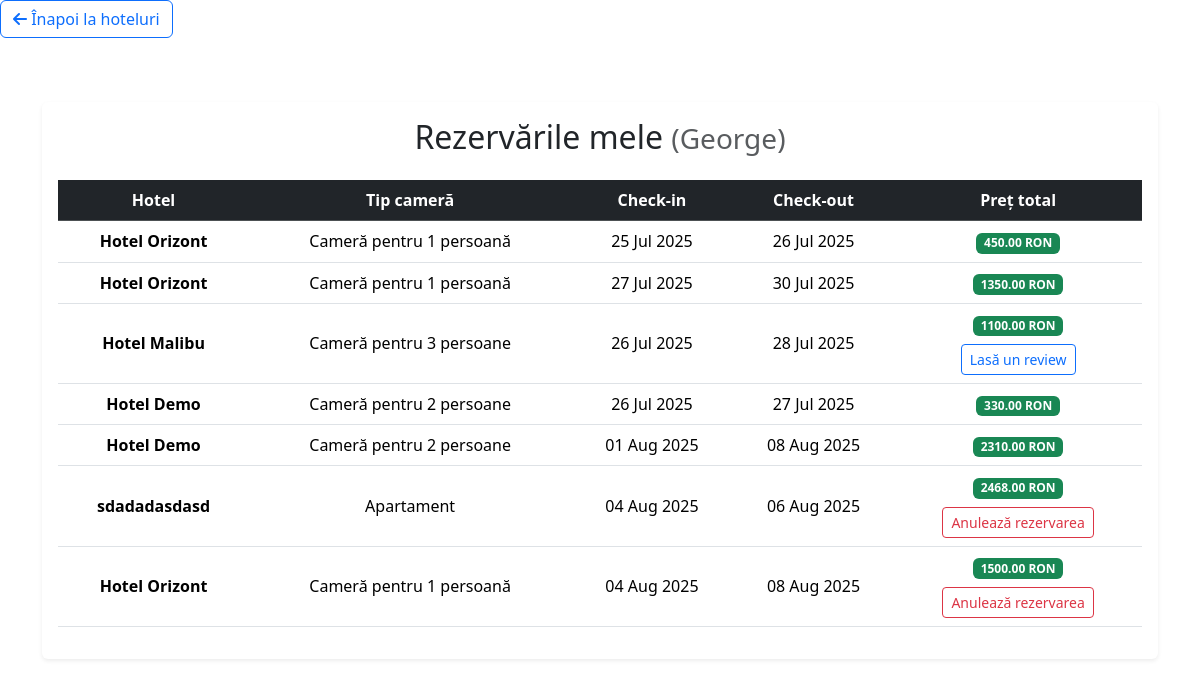
The page /booking/my-reservations/ (signed in) on the database as committed earlier.
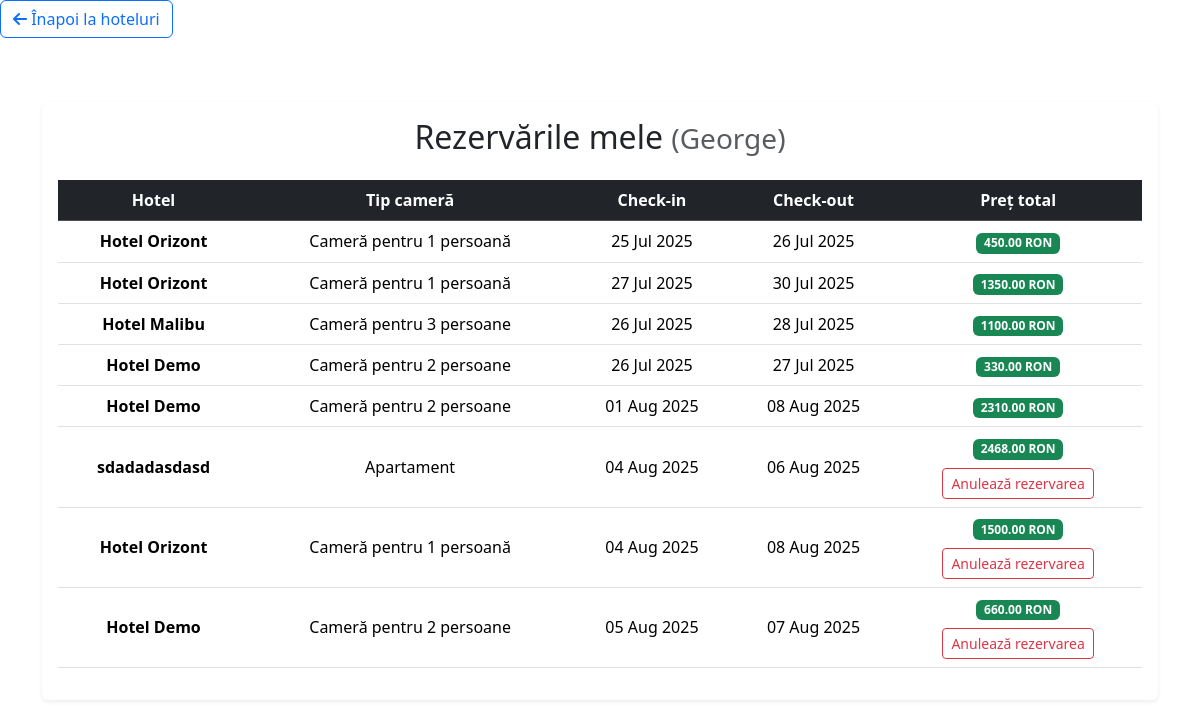
The same page on the database as committed later.
### booking/models/reservation.py (models this page shows, shortened)
class Reservation(models.Model):
    user = models.ForeignKey(settings.AUTH_USER_MODEL, on_delete=models.CASCADE)
    hotel = models.ForeignKey(Hotel, on_delete=models.CASCADE)
    room_type = models.CharField(max_length=3, choices=Hotel.HOTEL_TYPES, editable=False)
    start_date = models.DateField()
    end_date = models.DateField()
    total_price = models.DecimalField(max_digits=8, decimal_places=2, blank=True, null=True)

### booking/models/hotel.py (models this page shows, shortened)
class Hotel(models.Model):
    HOTEL_TYPES = [
        ('1P', 'Cameră pentru 1 persoană'),
        ('2P', 'Cameră pentru 2 persoane'),
        ('3P', 'Cameră pentru 3 persoane'),
        ('APT', 'Apartament'),
    ]
    name = models.CharField(max_length=100)
    location = models.CharField(max_length=100)
    description = models.TextField()
    available_types = models.CharField(max_length=3, choices=HOTEL_TYPES)
    price_per_night = models.DecimalField(max_digits=7, decimal_places=2)
    is_active = models.BooleanField(default=True)
    photo_url = models.URLField(blank=True, null=True)

### booking/views/reservation_views.py (the view)
# urls.py: path("my-reservations/", views.my_reservations_view, name="my_reservations"),
@login_required
def my_reservations_view(request):
    reservations = Reservation.objects.filter(user=request.user).select_related('hotel')
    return render(request, 'booking/my_reservations.html', {
        'reservations': reservations,
        'today': date.today(),
    })

### booking/templates/booking/my_reservations.html (shortened to what this page needs)
{% load static %}
<!DOCTYPE html>
<html lang="ro">
<head>
        <a href="{% url 'hotels' %}" class="btn btn-outline-primary mb-3">
            <i class="fas fa-arrow-left"></i> Înapoi la hoteluri
        </a>
    <link href="https://cdn.jsdelivr.net/npm/bootstrap@5.3.3/dist/css/bootstrap.min.css" rel="stylesheet">
    <link href="https://cdnjs.cloudflare.com/ajax/libs/font-awesome/6.5.0/css/all.min.css" rel="stylesheet">
</head>
<body>
    <div class="container mt-5">
        <div class="card shadow-sm border-0">
            <div class="card-body">
                <h2 class="mb-4 text-center">Rezervările mele <small class="text-muted">({{ request.user.username }})</small></h2>
                {% if reservations %}
                    <div class="table-responsive">
                        <table class="table table-hover align-middle text-center">
                            <thead class="table-dark">
                                <tr>
                                    <th>Hotel</th>
                                    <th>Tip cameră</th>
                                    <th>Check-in</th>
                                    <th>Check-out</th>
                                    <th>Preț total</th>
                                </tr>
                            </thead>
                            <tbody>
                                {% for r in reservations %}
                                <tr>
                                    <td><strong>{{ r.hotel.name }}</strong></td>
                                    <td>{{ r.get_room_type_display }}</td>
                                    <td>{{ r.start_date|date:"d M Y" }}</td>
                                    <td>{{ r.end_date|date:"d M Y" }}</td>
                                    <td>
                                        <span class="badge bg-success">{{ r.total_price }} RON</span><br>
                                            {% if today > r.end_date and not r.hotelreview %}
                                                <a href="{% url 'leave_review' r.id %}" class="btn btn-sm btn-outline-primary mt-2">
                                                    Lasă un review
                                                </a>
                                            {% endif %}
                                            {% if r.start_date > today and r.start_date|date:"U"|add:"-172800"|floatformat:0 > today|date:"U"|floatformat:0 %}
                                                <a href="{% url 'cancel_reservation' r.id %}" class="btn btn-sm btn-outline-danger mt-2">
                                                    Anulează rezervarea
                                                </a>
                                            {% endif %}
                                    </td>
                                </tr>
                                {% endfor %}
                            </tbody>
                        </table>
                    </div>
                {% else %}
                    <div class="alert alert-info text-center">
                        Nu ai nicio rezervare momentan.
                    </div>
                {% endif %}
            </div>
        </div>
    </div>
</body>
</html>

Rows that differ between the two databases and show on the page:
shown differently, row unchanged: Reservation "Cameră pentru 3 persoane": no longer shows "Lasă un review"
added Reservation: hotel.name "Hotel Demo", room_type "Cameră pentru 2 persoane", start_date "05 Aug 2025", end_date "07 Aug 2025", total_price "660.00", shows "Anulează rezervarea"
